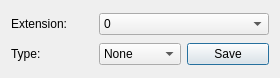
<?xml version="1.0" encoding="UTF-8"?>
<ui version="4.0">
 <class>ExtensionType</class>
 <widget class="QDialog" name="ExtensionType">
  <property name="geometry">
   <rect>
    <x>0</x>
    <y>0</y>
    <width>280</width>
    <height>78</height>
   </rect>
  </property>
  <property name="windowTitle">
   <string>Configure Extension Type</string>
  </property>
  <layout class="QGridLayout" name="gridLayout">
   <item row="0" column="0">
    <widget class="QLabel" name="label_2">
     <property name="text">
      <string>Extension:</string>
     </property>
    </widget>
   </item>
   <item row="0" column="1" colspan="2">
    <widget class="QComboBox" name="combo_extension">
     <item>
      <property name="text">
       <string>0</string>
      </property>
     </item>
     <item>
      <property name="text">
       <string>1</string>
      </property>
     </item>
    </widget>
   </item>
   <item row="1" column="0">
    <widget class="QLabel" name="label_9">
     <property name="text">
      <string>Type:</string>
     </property>
    </widget>
   </item>
   <item row="1" column="1">
    <widget class="QComboBox" name="type_box">
     <item>
      <property name="text">
       <string>None</string>
      </property>
     </item>
     <item>
      <property name="text">
       <string>Chibi</string>
      </property>
     </item>
     <item>
      <property name="text">
       <string>RS485</string>
      </property>
     </item>
     <item>
      <property name="text">
       <string>WIFI</string>
      </property>
     </item>
     <item>
      <property name="text">
       <string>Ethernet</string>
      </property>
     </item>
     <item>
      <property name="text">
       <string>WIFI 2.0</string>
      </property>
     </item>
    </widget>
   </item>
   <item row="1" column="2">
    <widget class="QPushButton" name="button_type_save">
     <property name="text">
      <string>Save</string>
     </property>
    </widget>
   </item>
  </layout>
 </widget>
 <resources/>
 <connections/>
</ui>
